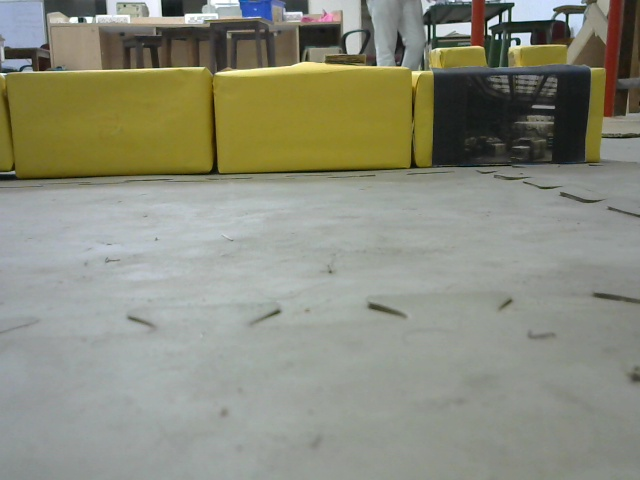
#> input picture Trail/Check 2/Input2.jpg, 640 x 480 px, found by its file name
$ python 'Averaging Blur.py'
#> lines starting #> are read from the running program, lines starting #| are printed output that depends on the picture; after the words box and inside, x2 and y2 are one past the last pixel; in counts of white or black regions, pixels touching at a corner belong together
import time

start1=time.time()
import numpy as np
import cv2
#from scipy.spatial import distance
stop1=time.time()

print("Import: ",stop1-start1)

start2=time.time()

length=0
Area=[]
newcontour=[]
newcontour2=[]

path = r'F:\Projects\Caterpillar\Trail\Check 2\Input2.jpg'
img=cv2.imread(path)
#> img is the input picture: shape (480, 640, 3); mean B, G, R 124.4, 140.7, 139.2

##capture_start=time.time()
##
##_,img = cv2.VideoCapture(1).read()
##
##capture_end=time.time()
##
##cv2.imwrite('Input_check.jpg',img)

blur = cv2.blur(img,(9,9))
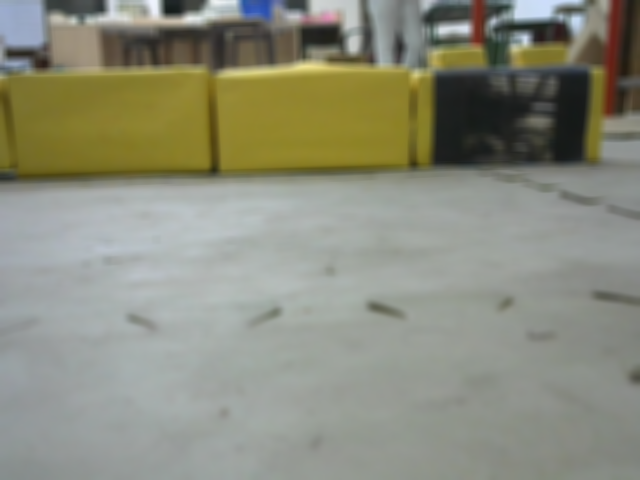
#> blur: shape (480, 640, 3); mean B, G, R 124.4, 140.7, 139.2

hsv=cv2.cvtColor(blur, cv2.COLOR_BGR2HSV)
#> hsv: shape (480, 640, 3); mean H, S, V 57.1, 43.3, 144

lb= np.array([15,80,50])
ub= np.array([39,255,255])
mask = cv2.inRange(hsv, lb, ub)
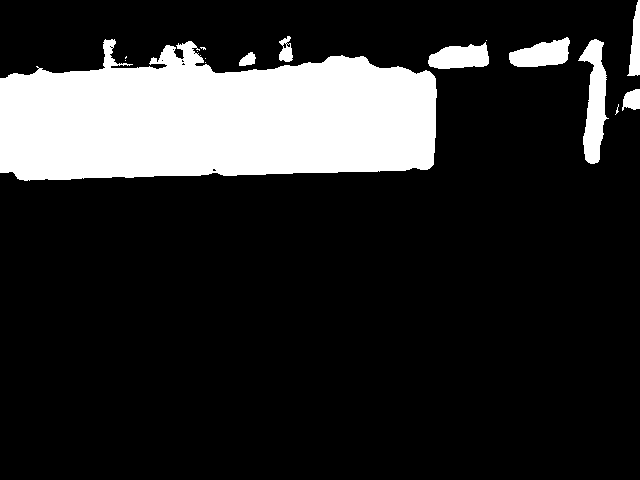
#> mask: shape (480, 640); 17.4% white; 16 white regions (8 under 20 px)
cv2.imwrite('mask.jpg',mask)
cv2.imshow('mask',mask)

contour,hierarchy=cv2.findContours(mask,cv2.RETR_TREE, cv2.CHAIN_APPROX_SIMPLE)
#> contour = 27 contours, 19 with area under 20; largest, box (x1, y1, x2, y2) and area: (0, 39, 437, 181) 47096, (578, 39, 609, 164) 1918, (509, 37, 570, 67) 1154, (428, 42, 489, 69) 1118, (627, 0, 640, 76) 500, (622, 89, 640, 111) 260, (279, 36, 293, 62) 217, (239, 52, 256, 66) 134

filter_start=time.time()
for i in contour:
    if cv2.contourArea(i) > 15000:
         #length+=1
         Area.append(cv2.contourArea(i))
         newcontour.append(i)
         contour=i
    else:
        cv2.fillPoly(mask,[i],(0,0,0))
#> this loop made 27 passes
#> i on passes 3, 4, 5, 6, 8, 11, 17, 18, 19, 21, 25: [[205, 62]], [[125, 60]], [[205, 58]], [[126, 56], [125, 57], [125, 58], [126, 57]], [[197, 51]], [[486, 40]], [[161, 60], [162, 59], [163, 60], [162, 61]], [[193, 53], [194, 52], [195, 53], [194, 54]], [[172, 49], [173, 48], [174, 49], [173, 50]], [[109, 46], [110, 45], [111, 46], [110, 47]], [[285, 43], [286, 42], [287, 43], [286, 44]]
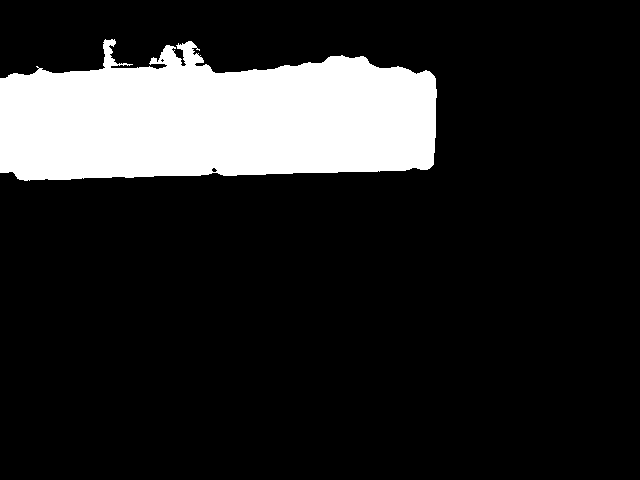
#> mask: shape (480, 640); 15.5% white; 1 white region
#> after the loop, Area = [47096]; newcontour = 1 contour; box (x1, y1, x2, y2) and area: (0, 39, 437, 181) 47096
filter_end=time.time()


length=len(newcontour)
#> length = 1

cv2.drawContours(img, newcontour,-1,(0,0,255),0)
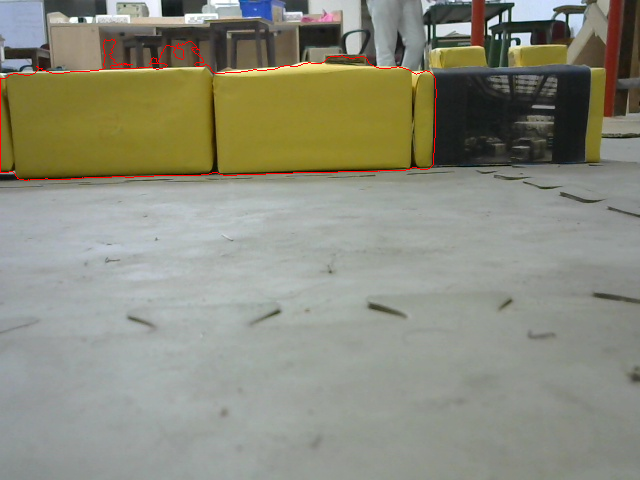
#> img: shape (480, 640, 3); 0.42% of pixels changed, all inside (x1, y1, x2, y2) = (0, 39, 437, 181)

cv2.imshow('Contour',img)

start_pic=time.time()

##(y1, x1) = np.where(mask==0)
###(topy1, topx1) = (np.min(y1), np.min(x1))
##(bottomy1, bottomx1) = (np.max(y1), np.max(x1))

end_pic=time.time()

print("\nPic Co-ordinate Execution: ",end_pic-start_pic)

(y, x) = np.where(mask==255)
(topy, topx) = (np.min(y), np.min(x))
#> topy = 39; topx = 0
(bottomy, bottomx) = (np.max(y), np.max(x))
#> bottomy = 180; bottomx = 436

print("No. of contours",length)
#| No. of contours 1
#print("pic x: ",bottomx1)
print("block x: ",topx,bottomx)
#| block x:  0 436

#if length==2 and (Area[0]<30000 and Area[1]<30000):
if length ==2:
    print("Area: ",Area[0],Area[1])
    print("\n\nBlock: 0")
#elif length==1 and Area > 30000:
elif length == 1:
    print("Area: ",Area[0])
#| Area:  47096.0
    if topx > 100 and (639-bottomx)<100:
        print("\n\nBlock: -1")
    else: #topx < 100 and (bottomx1-bottomx)>100:
        print("\n\nBlock: 1")
##    else:
##        print("*\n\n***************Condition Not Satisfied**************")


end2=time.time()

print("\nFilter Execution:",filter_end-filter_start)

print("\n\nProgram Execution :",end2-start2)

$ run again, with Trail/Check 2/Input1.jpg copied over Trail/Check 2/Input2.jpg
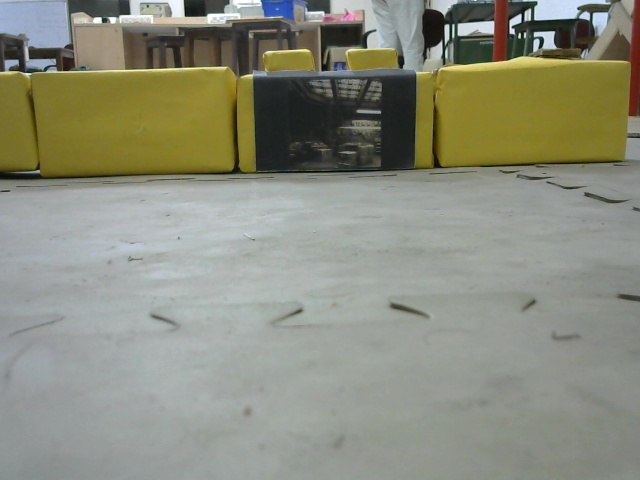
#> input picture Trail/Check 2/Input1.jpg, 640 x 480 px, found by its file name
#> img is the input picture: shape (480, 640, 3); mean B, G, R 125, 141, 139.1
#> hsv: shape (480, 640, 3); mean H, S, V 58, 43, 144.1
#> contour = 21 contours, 16 with area under 20; largest, box (x1, y1, x2, y2) and area: (0, 37, 259, 179) 27940, (413, 37, 633, 171) 23046, (260, 35, 320, 72) 1182, (345, 49, 401, 71) 932, (198, 62, 210, 67) 32
#> the loop `for i in contour:` made 21 passes
#> i on passes 1, 2, 3, 5, 6, 7, 9, 10: [[61, 66], [62, 67], [63, 67], [62, 67]], [[168, 63]], [[224, 50]], [[226, 49]], [[192, 44], [191, 45], [192, 45]], [[190, 43]], [[435, 163], [436, 162], [437, 163], [436, 164]], [[509, 57], [510, 56], [511, 57], [510, 58]]
#> after the loop `for i in contour:`:
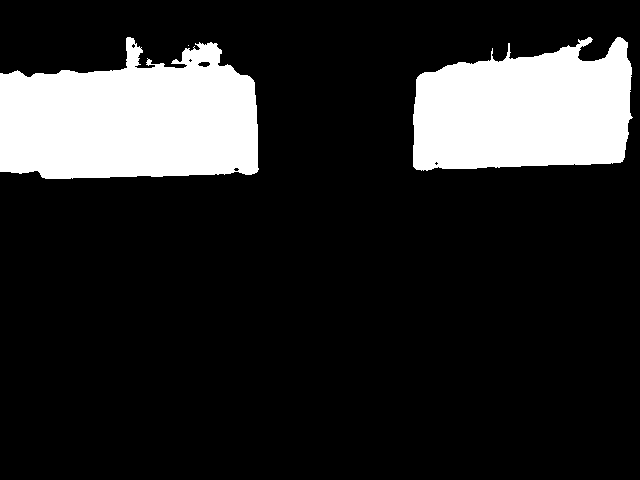
#> mask: shape (480, 640); 16.8% white; 3 white regions (1 under 20 px)
#> after the loop `for i in contour:`: Area = [23046, 27940]; newcontour = 2 contours; box (x1, y1, x2, y2) and area: (0, 37, 259, 179) 27940, (413, 37, 633, 171) 23046
#> length = 2
#> `cv2.drawContours(img, newcontour,-1,(0,0,255),0)`:
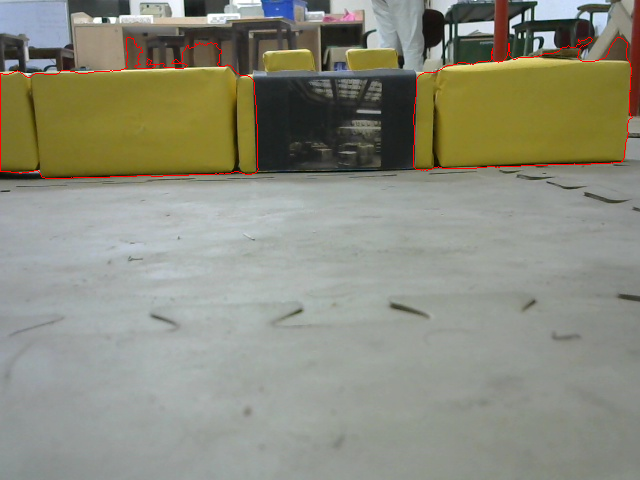
#> img: shape (480, 640, 3); 0.52% of pixels changed, all inside (x1, y1, x2, y2) = (0, 37, 633, 179)
#> topy = 37; topx = 0
#> bottomy = 178; bottomx = 632
#| No. of contours 2
#| block x:  0 632
#| Area:  23046.0 27940.0
